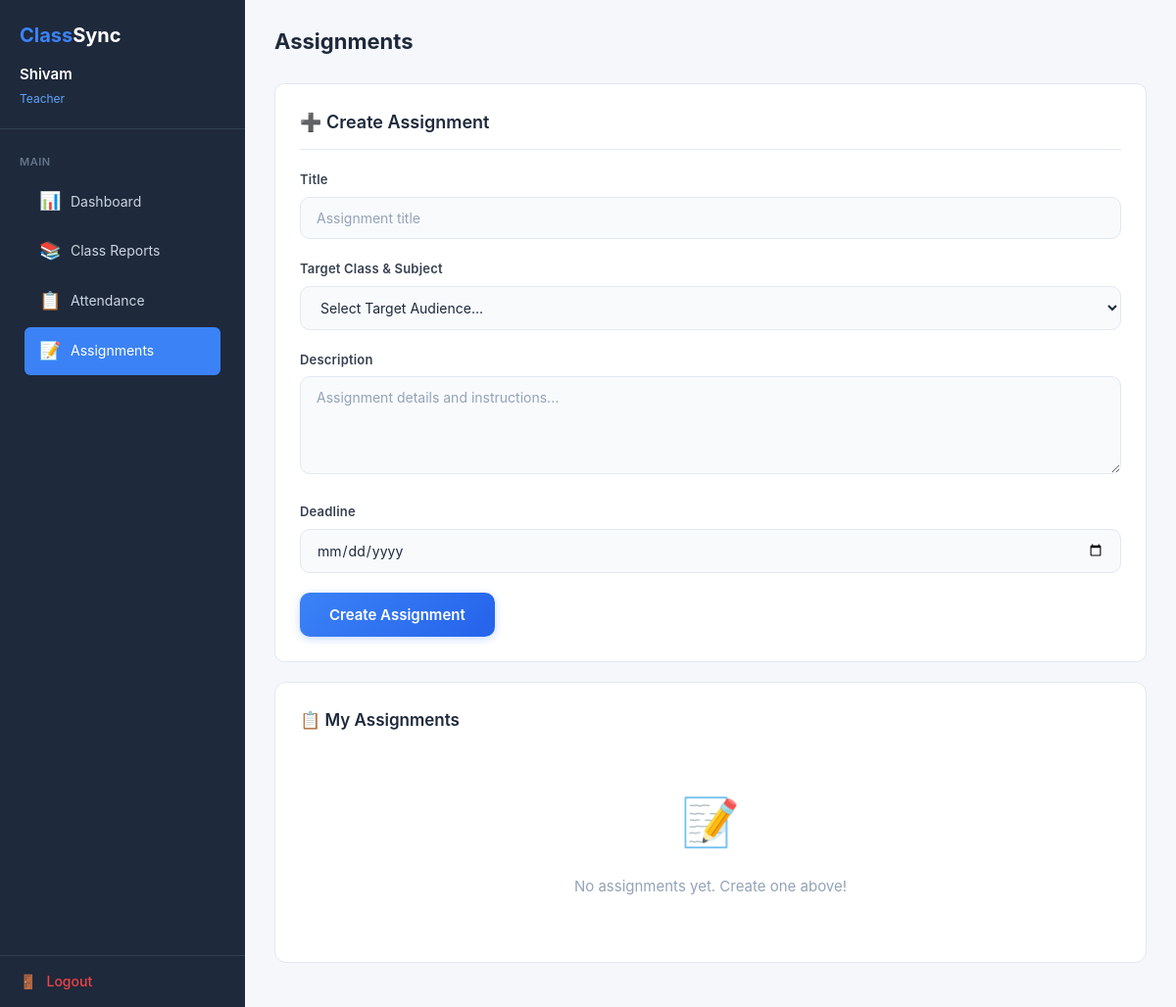
The page /teacher/assignments.php (signed in) on the database as committed earlier.
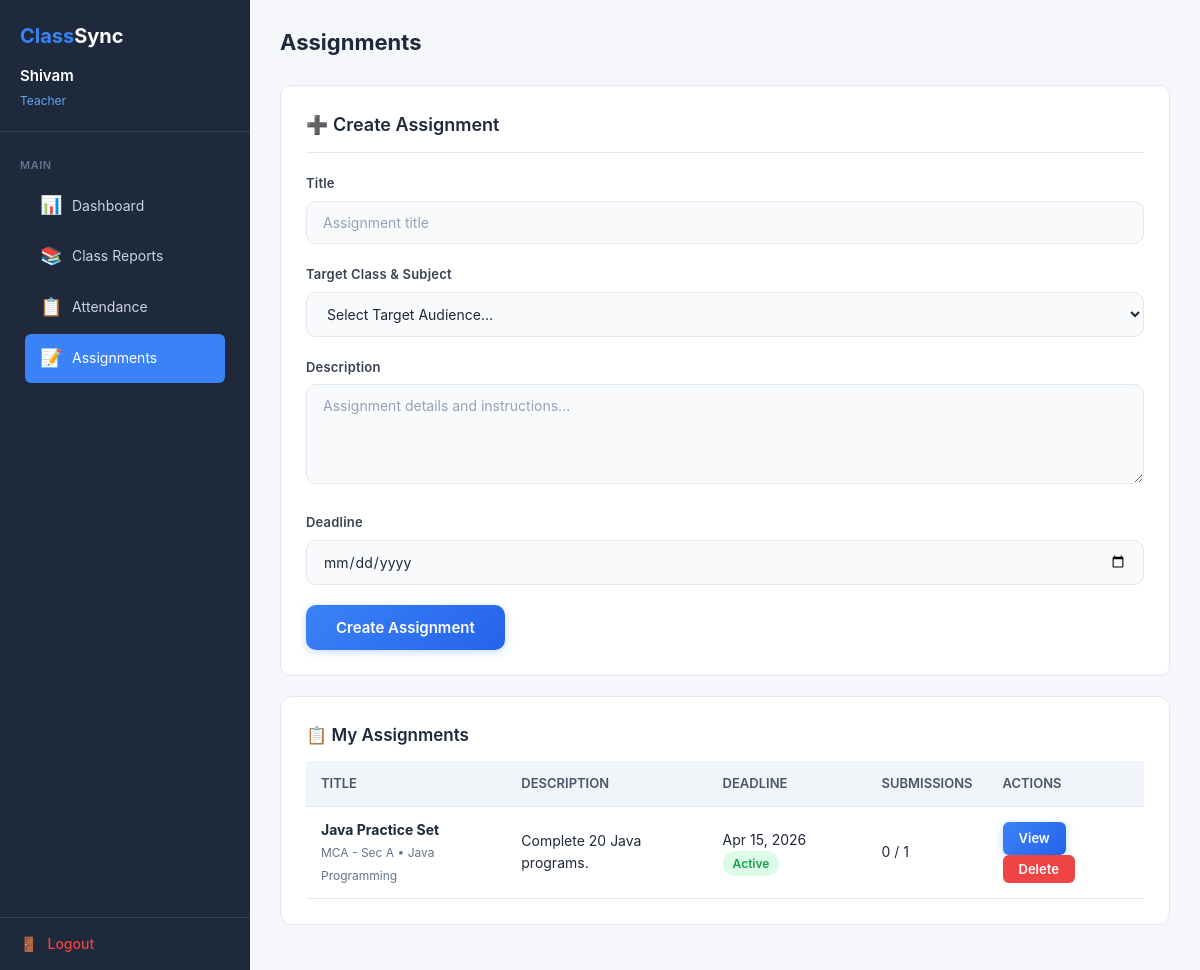
The same page on the database as committed later.
### tables this page shows
CREATE TABLE IF NOT EXISTS assignments (
    id INT AUTO_INCREMENT PRIMARY KEY,
    title VARCHAR(200) NOT NULL,
    description TEXT,
    deadline DATE NOT NULL,
    teacher_id INT NOT NULL,
    subject_id INT NOT NULL,
    course_id INT NOT NULL,
    year VARCHAR(20) NOT NULL,
    section_id INT NOT NULL,
    created_at TIMESTAMP DEFAULT CURRENT_TIMESTAMP,
    FOREIGN KEY (teacher_id) REFERENCES users(id) ON DELETE CASCADE,
    FOREIGN KEY (subject_id) REFERENCES subjects(subject_id) ON DELETE CASCADE,
    FOREIGN KEY (course_id) REFERENCES courses(course_id) ON DELETE CASCADE,
    FOREIGN KEY (section_id) REFERENCES sections(section_id) ON DELETE CASCADE
);

CREATE TABLE IF NOT EXISTS courses (
    course_id INT AUTO_INCREMENT PRIMARY KEY,
    course_name VARCHAR(100) NOT NULL
);

CREATE TABLE IF NOT EXISTS sections (
    section_id INT AUTO_INCREMENT PRIMARY KEY,
    course_id INT NOT NULL,
    year VARCHAR(20) NOT NULL,
    section_name VARCHAR(50) NOT NULL,
    FOREIGN KEY (course_id) REFERENCES courses(course_id) ON DELETE CASCADE
);

CREATE TABLE IF NOT EXISTS subjects (
    subject_id INT AUTO_INCREMENT PRIMARY KEY,
    subject_name VARCHAR(100) NOT NULL,
    teacher_id INT NOT NULL,
    FOREIGN KEY (teacher_id) REFERENCES users(id) ON DELETE CASCADE
);

### includes/auth_check.php (called while the page is built, shortened)
<?php
function getCurrentUser() {
    return [
        'id' => $_SESSION['user_id'] ?? null,
        'name' => $_SESSION['user_name'] ?? null,
        'email' => $_SESSION['user_email'] ?? null,
        'role' => $_SESSION['role'] ?? null,
        'reg_no' => $_SESSION['reg_no'] ?? null
    ];
}
?>

### teacher/assignments.php (the view, shortened to what this page needs)
<?php
require_once '../config/database.php';
require_once '../includes/auth_check.php';
$active_page = 'assignments';
$user_id = $_SESSION['user_id'];
$assignments = $conn->query("
    SELECT a.*, c.course_name, sec.section_name, s.subject_name,
        (SELECT COUNT(*) FROM submissions sub WHERE sub.assignment_id = a.id) as submission_count,
        (SELECT COUNT(*) FROM users u WHERE u.role='student' AND u.course_id=a.course_id AND u.year=a.year AND u.section_id=a.section_id) as total_students
    FROM assignments a
    JOIN courses c ON a.course_id = c.course_id
    JOIN sections sec ON a.section_id = sec.section_id
    JOIN subjects s ON a.subject_id = s.subject_id
    WHERE a.teacher_id = $user_id
    ORDER BY a.deadline DESC
");
?>
<!DOCTYPE html>
<html lang="en">
<head>
    <link rel="stylesheet" href="/ClassSync/assets/css/style.css">
    <link rel="stylesheet" href="/ClassSync/assets/css/dashboard.css">
    <link rel="stylesheet" href="/ClassSync/assets/css/auth.css">
</head>
<body>
    <div class="dashboard-page">
        <?php include '../includes/sidebar.php'; ?>
        <div class="main-content">
            <div class="top-bar">
                <div>
                    <h1>Assignments</h1>
                </div>
            </div>
            <div class="dashboard-form">
                <h3>➕ Create Assignment</h3>
                <form method="POST" action="/ClassSync/actions/assignment_action.php">
                    <div class="form-group">
                        <label>Title</label>
                        <input type="text" name="title" placeholder="Assignment title" required>
                    </div>
                    <div class="form-group">
                        <label>Target Class & Subject</label>
                        <select name="class_assignment_id" required>
                            <option value="">Select Target Audience...</option>
                        </select>
                    </div>
                    <div class="form-group">
                        <label>Description</label>
                        <textarea name="description" placeholder="Assignment details and instructions..."></textarea>
                    </div>
                    <div class="form-group">
                        <label>Deadline</label>
                        <input type="date" name="deadline" min="<?php echo date('Y-m-d'); ?>" required>
                    </div>
                    <div class="form-actions">
                        <button type="submit" class="btn btn-blue">Create Assignment</button>
                    </div>
                </form>
            </div>
            <div class="card">
                <h3>📋 My Assignments</h3>
                <?php if ($assignments->num_rows > 0): ?>
                <div class="table-responsive">
                    <table>
                        <thead>
                            <tr>
                                <th>Title</th>
                                <th>Description</th>
                                <th>Deadline</th>
                                <th>Submissions</th>
                                <th>Actions</th>
                            </tr>
                        </thead>
                        <tbody>
                            <?php while ($a = $assignments->fetch_assoc()): ?>
                            <tr>
                                <td>
                                    <strong><?php echo htmlspecialchars($a['title']); ?></strong><br>
                                    <span style="font-size:12px;color:#64748b;"><?php echo htmlspecialchars($a['course_name'].' - Sec '.$a['section_name'].' • '.$a['subject_name']); ?></span>
                                </td>
                                <td><?php echo htmlspecialchars(substr($a['description'], 0, 60)) . (strlen($a['description']) > 60 ? '...' : ''); ?></td>
                                <td>
                                    <?php echo date('M d, Y', strtotime($a['deadline'])); ?>
                                    <?php if ($a['deadline'] < date('Y-m-d')): ?>
                                        <span class="badge badge-absent">Expired</span>
                                    <?php else: ?>
                                        <span class="badge badge-present">Active</span>
                                    <?php endif; ?>
                                </td>
                                <td><?php echo $a['submission_count']; ?> / <?php echo $a['total_students']; ?></td>
                                <td>
                                    <a href="?view=<?php echo $a['id']; ?>" class="btn btn-blue btn-sm">View</a>
                                    <form method="POST" action="/ClassSync/actions/assignment_action.php" style="display:inline;" onsubmit="return confirmDelete('Delete this assignment?')">
                                        <button type="submit" class="btn btn-red btn-sm">Delete</button>
                                    </form>
                                </td>
                            </tr>
                            <?php endwhile; ?>
                        </tbody>
                    </table>
                </div>
                <?php else: ?>
                <div class="empty-state">
                    <div class="empty-icon">📝</div>
                    <p>No assignments yet. Create one above!</p>
                </div>
                <?php endif; ?>
            </div>
        </div>
    </div>
</body>
</html>

### includes/sidebar.php (shortened to what this page needs)
<?php
$user = getCurrentUser();
$current_path = $_SERVER['REQUEST_URI'] ?? '';
if (strpos($current_path, '/teacher/') !== false) {
    $sidebar_role = 'teacher';
} elseif (strpos($current_path, '/student/') !== false) {
    $sidebar_role = 'student';
} elseif (strpos($current_path, '/admin/') !== false) {
    $sidebar_role = 'admin';
} else {
    $sidebar_role = $user['role'];
}
$active_page = $active_page ?? 'dashboard';
if (isset($conn) && $user['id']) {
    $notif_q = $conn->prepare("SELECT COUNT(*) as cnt FROM notifications WHERE user_id = ? AND is_read = 0");
    $notif_q->bind_param("i", $user['id']);
    $notif_q->execute();
    $notif_result = $notif_q->get_result();
}
?>
<aside class="sidebar" id="sidebar">
    <div class="sidebar-header">
        <div class="logo">Class<span>Sync</span></div>
        <div class="user-info">
            <span class="user-name"><?php echo htmlspecialchars($user['name']); ?></span>
            <span class="user-role"><?php echo ucfirst($user['role']); ?></span>
        </div>
    </div>
    <nav class="sidebar-nav">
        <div class="nav-section">
            <div class="nav-section-title">Main</div>
            <?php if ($sidebar_role === 'admin'): ?>
                <a href="/ClassSync/admin/" class="<?php echo $active_page === 'dashboard' ? 'active' : ''; ?>">
                    <span class="nav-icon">📊</span> Dashboard
                </a>
                <a href="/ClassSync/admin/manage_users.php" class="<?php echo $active_page === 'users' ? 'active' : ''; ?>">
                    <span class="nav-icon">👥</span> Manage Users
                </a>
                <a href="/ClassSync/admin/manage_reports.php" class="<?php echo $active_page === 'reports' ? 'active' : ''; ?>">
                    <span class="nav-icon">📚</span> Reports
                </a>
                <a href="/ClassSync/admin/manage_attendance.php" class="<?php echo $active_page === 'attendance' ? 'active' : ''; ?>">
                    <span class="nav-icon">📋</span> Attendance
                </a>
                <a href="/ClassSync/admin/manage_assignments.php" class="<?php echo $active_page === 'assignments' ? 'active' : ''; ?>">
                    <span class="nav-icon">📝</span> Assignments
                </a>
                <div class="nav-section-title" style="margin-top:20px;">Quick Access</div>
                <a href="/ClassSync/teacher/index.php">
                    <span class="nav-icon">👨‍🏫</span> View as Teacher
                </a>
                <a href="/ClassSync/student/index.php">
                    <span class="nav-icon">👨‍🎓</span> View as Student
                </a>
            <?php elseif ($sidebar_role === 'teacher'): ?>
                <a href="/ClassSync/teacher/" class="<?php echo $active_page === 'dashboard' ? 'active' : ''; ?>">
                    <span class="nav-icon">📊</span> Dashboard
                </a>
                <a href="/ClassSync/teacher/reports.php" class="<?php echo $active_page === 'reports' ? 'active' : ''; ?>">
                    <span class="nav-icon">📚</span> Class Reports
                </a>
                <a href="/ClassSync/teacher/attendance.php" class="<?php echo $active_page === 'attendance' ? 'active' : ''; ?>">
                    <span class="nav-icon">📋</span> Attendance
                </a>
                <a href="/ClassSync/teacher/assignments.php" class="<?php echo $active_page === 'assignments' ? 'active' : ''; ?>">
                    <span class="nav-icon">📝</span> Assignments
                </a>
            <?php endif; ?>
        </div>
    </nav>
    <div class="sidebar-footer">
        <a href="/ClassSync/logout.php">
            <span class="nav-icon">🚪</span> Logout
        </a>
    </div>
</aside>

### assets/css/style.css (style rules this page uses)
* { margin: 0; padding: 0; box-sizing: border-box; }
body { font-family: 'Inter', 'Segoe UI', Tahoma, Geneva, Verdana, sans-serif; line-height: 1.6; color: #1e293b; background-color: #f8fafc; -webkit-font-smoothing: antialiased; }
a { text-decoration: none; color: inherit; }
.btn { display: inline-flex; align-items: center; gap: 8px; padding: 13px 30px; border-radius: 10px; font-size: 15px; font-weight: 600; cursor: pointer; border: none; transition: all 0.3s ease; font-family: 'Inter', sans-serif; }
.btn-blue { background: linear-gradient(135deg, #3b82f6, #2563eb); color: #fff; box-shadow: 0 2px 8px rgba(59,130,246,0.3); }
.btn-red { background: #ef4444; color: #fff; }
.btn-sm { padding: 6px 16px; font-size: 13px; border-radius: 6px; }
.card { background: #fff; border-radius: 12px; border: 1px solid #e2e8f0; padding: 25px; margin-bottom: 20px; }
.card h3 { font-size: 17px; font-weight: 600; margin-bottom: 12px; color: #1e293b; }
.table-responsive { overflow-x: auto; }
table { width: 100%; border-collapse: collapse; font-size: 14px; }
table thead { background: #f1f5f9; }
table th, table td { padding: 12px 15px; text-align: left; border-bottom: 1px solid #e2e8f0; }
table th { font-weight: 600; color: #475569; font-size: 13px; text-transform: uppercase; }
.badge { display: inline-block; padding: 3px 10px; border-radius: 12px; font-size: 12px; font-weight: 600; }
.badge-present { background: #dcfce7; color: #16a34a; }

### assets/css/dashboard.css (style rules this page uses)
.dashboard-page { display: flex; min-height: 100vh; }
.sidebar { width: 250px; background: #1e293b; color: #fff; position: fixed; top: 0; left: 0; bottom: 0; overflow-y: auto; z-index: 50; transition: transform 0.3s; }
.sidebar-header { padding: 20px; border-bottom: 1px solid #334155; }
.sidebar-header .logo { font-size: 20px; font-weight: 700; color: #3b82f6; }
.sidebar-header .logo span { color: #fff; }
.sidebar-header .user-info { margin-top: 12px; font-size: 13px; color: #94a3b8; }
.sidebar-header .user-info .user-name { font-size: 15px; font-weight: 600; color: #fff; display: block; margin-bottom: 2px; }
.sidebar-header .user-info .user-role { text-transform: capitalize; color: #60a5fa; font-size: 12px; }
.sidebar-nav { padding: 15px 0; }
.sidebar-nav .nav-section { padding: 0 15px; margin-bottom: 5px; }
.sidebar-nav .nav-section-title { font-size: 11px; text-transform: uppercase; color: #64748b; font-weight: 600; padding: 10px 5px 5px; letter-spacing: 0.5px; }
.sidebar-nav a { display: flex; align-items: center; gap: 10px; padding: 10px 15px; margin: 2px 10px; color: #cbd5e1; font-size: 14px; border-radius: 6px; transition: all 0.2s; }
.sidebar-nav a.active { background: #3b82f6; color: #fff; }
.sidebar-nav a .nav-icon { font-size: 18px; width: 22px; text-align: center; }
.sidebar-footer { padding: 15px 20px; border-top: 1px solid #334155; position: absolute; bottom: 0; left: 0; right: 0; }
.sidebar-footer a { display: flex; align-items: center; gap: 10px; color: #ef4444; font-size: 14px; font-weight: 500; transition: color 0.2s; }
.main-content { flex: 1; margin-left: 250px; padding: 25px 30px; background: #f5f7fa; min-height: 100vh; }
.top-bar { display: flex; justify-content: space-between; align-items: center; margin-bottom: 25px; }
.top-bar h1 { font-size: 22px; font-weight: 700; color: #1e293b; }
.dashboard-form { background: #fff; border-radius: 10px; border: 1px solid #e2e8f0; padding: 25px; margin-bottom: 20px; }
.dashboard-form h3 { font-size: 18px; font-weight: 600; color: #1e293b; margin-bottom: 20px; padding-bottom: 12px; border-bottom: 1px solid #e2e8f0; }
.form-actions { display: flex; gap: 10px; margin-top: 20px; }
.empty-state { text-align: center; padding: 40px 20px; color: #94a3b8; }
.empty-state .empty-icon { font-size: 48px; margin-bottom: 15px; }
.empty-state p { font-size: 15px; }

### assets/css/auth.css (style rules this page uses)
.form-group { margin-bottom: 20px; }
.form-group label { display: block; font-size: 13px; font-weight: 600; color: #374151; margin-bottom: 7px; letter-spacing: 0.2px; }
.form-group input, .form-group select, .form-group textarea { width: 100%; padding: 12px 16px; border: 1.5px solid #e2e8f0; border-radius: 10px; font-size: 14px; color: #1e293b; background: #f8fafc; transition: all 0.25s ease; font-family: 'Inter', sans-serif; }
.form-group input::placeholder, .form-group textarea::placeholder { color: #94a3b8; }
.form-group textarea { resize: vertical; min-height: 100px; }

Rows that differ between the two databases and show on the page:
now on this page (row edited): assignments: title "Java Practice Set", course.subject_name "MCA - Sec A • Java Programming", description "Complete 20 Java programs.", deadline "Apr 15, 2026", shows "Active", submission_count "0", total_students "1"
Other text that changed with them:
text no longer shown: "📝 No assignments yet. Create one above!"
text now shown: "TITLE DESCRIPTION DEADLINE SUBMISSIONS ACTIONS"
